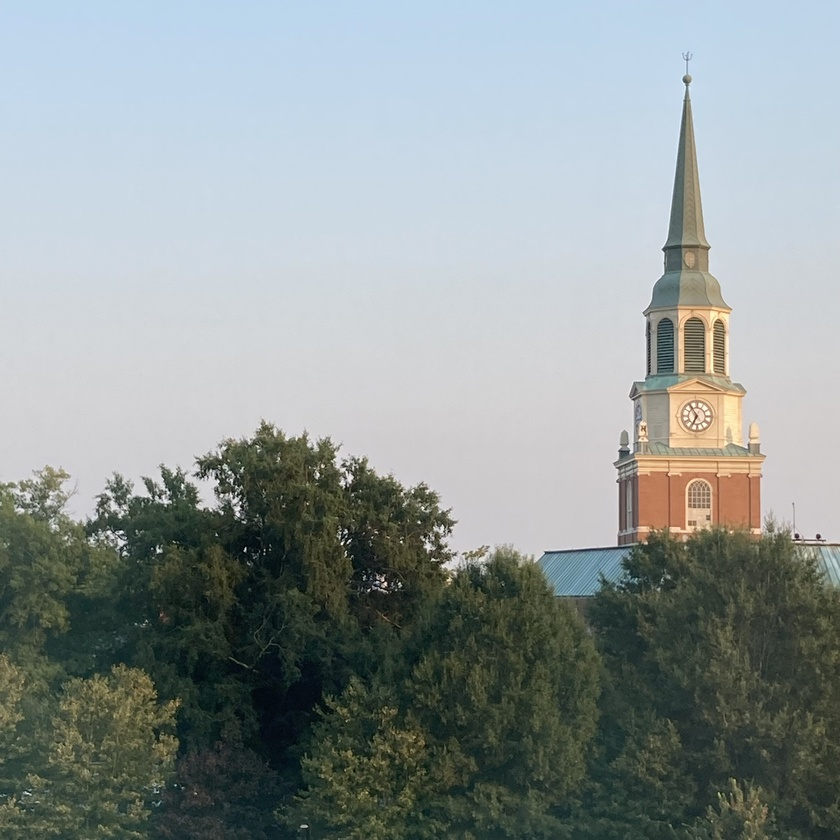
%> input picture Chapel.jpeg, 840 x 840 px, shrunk from 3024 x 3024 before the run
$ octave Project1.m   (GNU Octave 9; MATLAB toolbox functions it lacks are replaced by stand-ins)
%> lines starting %> are read from the running program, lines starting %| are printed output that depends on the picture
% Read the image
A = imread('Chapel.jpeg');
%> A is the input picture: size 840x840x3 uint8; mean R, G, B 142.6, 151.1, 150.5
% Convert the image into greyscale
Ag = rgb2gray(A);
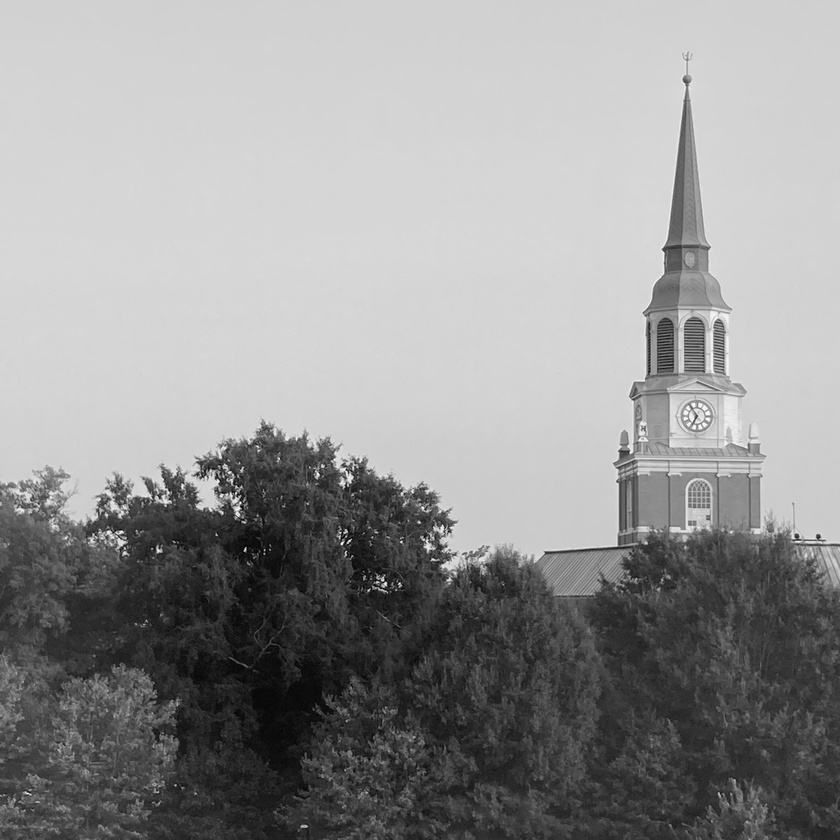
%> Ag: size 840x840 uint8; min 0, max 252, mean 148.5
% Convert the image to double
Ad = double(Ag);
% Display the image
figure, imagesc(Ad), colormap(gray);
axis image;
% Return the size of the image
dim = size(Ad);
%> dim = [840 840]
% SVD
decomposition = svd(Ad);
%> decomposition = 840 values, max 137786.3 at index 1, min 0.0156 at index 840, mean 415.2
% Plot the singular values
plot(decomposition,'*');
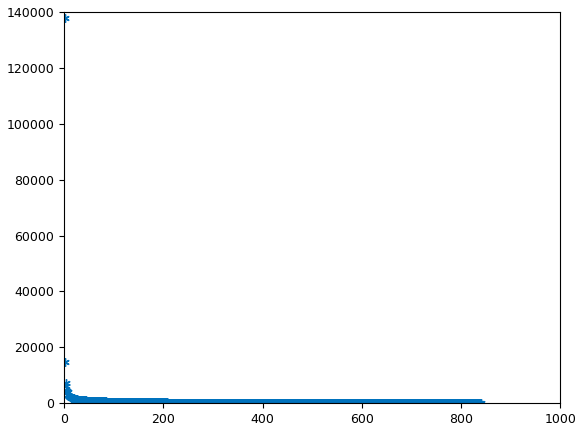
%> figure redrawn from the program's plot data; highest point at x = 1, y = 137786.3
% Compute the size of sigma
[u,s,v] = svd(Ad);
dims = size(s);
%> dims = [840 840]
% Compress the image using the closest-rank matrices
j = 100;
G = u(:,1:j)*s(1:j,1:j)*v(:,1:j)';
figure, imagesc(G),colormap(gray);
axis image;
% Compress the image using the closest-rank 70 matrices
k = 70;
Gk = u(:,1:k)*s(1:k,1:k)*v(:,1:k)';
figure, imagesc(Gk),colormap(gray);
axis image;
% Compute the number of elements stored in the maatrices
% Number of elements in matrices from the full picture
spaceFull = numel(s)+numel(u)+numel(v');
%> spaceFull = 2116800
% Number of elements in the matrices from the compressed image
spacek = 70+numel(u(:,1:k))+numel(v(:,1:k)');
%> spacek = 117670
% Calculate the percent of space saved
savedSpace = (spaceFull-spacek)./spaceFull;
%> savedSpace = 0.944
